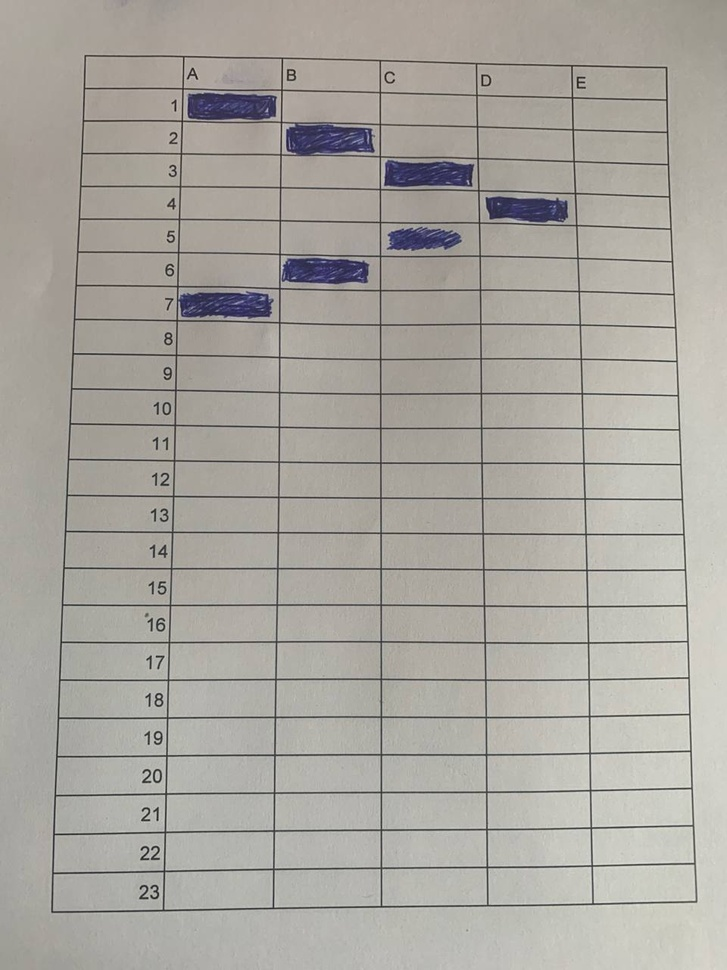
#> input picture aurora_flutter/assets/photo.jpg, 727 x 970 px, shrunk from 960 x 1280 before the run
$ python -i scan.py   (imports and definitions only)
#> lines starting #> are read from the running program, lines starting #| are printed output that depends on the picture; after the words box and inside, x2 and y2 are one past the last pixel; in counts of white or black regions, pixels touching at a corner belong together
#> further down, picture is the input picture: shape (970, 727, 3); mean B, G, R 159.7, 166.3, 169.5
import cv2
import numpy as np
from pyzbar.pyzbar import decode
import json

# [75 lines left out: functions extract_sheet, decode_qr_code, crop_image_below_qr, initial_processing, find_corners, find_table, not called in this run]

def scanner(image: np.ndarray) -> tuple:
    filtered_image = cv2.bilateralFilter(image, 5, 50, 50)
    gray = cv2.cvtColor(filtered_image, cv2.COLOR_BGR2GRAY)
    _, binary_image = cv2.threshold(gray, 140, 240, cv2.THRESH_BINARY | cv2.THRESH_OTSU)
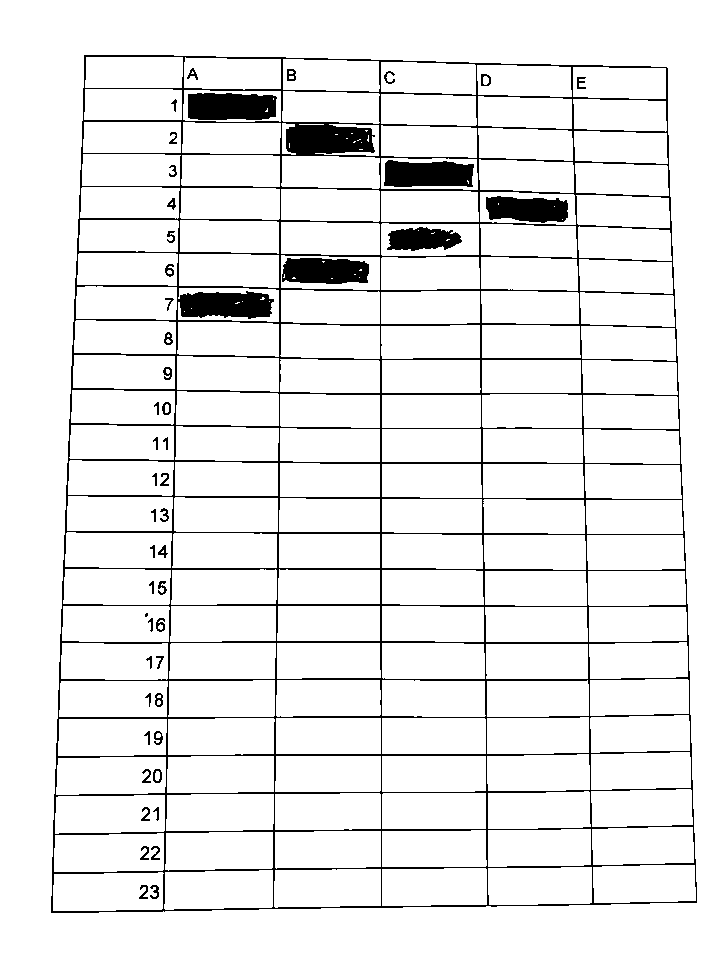
#> binary_image: shape (970, 727); values 0 (black) and 240 (white), 92.9% white; 49 black regions (1 under 20 px), largest, box (x1, y1, x2, y2) and area: (51, 55, 697, 913) 38798, (188, 93, 277, 120) 2209, (384, 160, 474, 187) 2085
    contours, _ = cv2.findContours(binary_image, cv2.RETR_EXTERNAL, cv2.CHAIN_APPROX_SIMPLE)
#> contours = [[[0, 0], [0, 969], [726, 969], [726, 0]]]
    main_row_contours = [contour for contour in contours if cv2.boundingRect(contour)[1] < 7]
#> main_row_contours = [[[0, 0], [0, 969], [726, 969], [726, 0]]]
    main_column_contours = [contour for contour in contours if cv2.boundingRect(contour)[0] < 7]
#> main_column_contours = [[[0, 0], [0, 969], [726, 969], [726, 0]]]
    other_contours = [contour for contour in contours if cv2.boundingRect(contour)[0] > 5 and cv2.boundingRect(contour)[1] > 7]
#> other_contours = []
    return other_contours, main_column_contours, main_row_contours

# [137 lines left out: functions cell_marker, find_marked_cells, remove_similar_contours, remove_angle_cell, find_contour_centers, find_answer and 2 more, not called in this run]

>>> import cv2
>>> picture = cv2.imread('aurora_flutter/assets/photo.jpg')
>>> result = scanner(picture)
#> result = ([], [[[0, 0], [0, 969], [726, 969], [726, 0]]], [[[0, 0], [0, 969], [726, 969], [726, 0]]])
